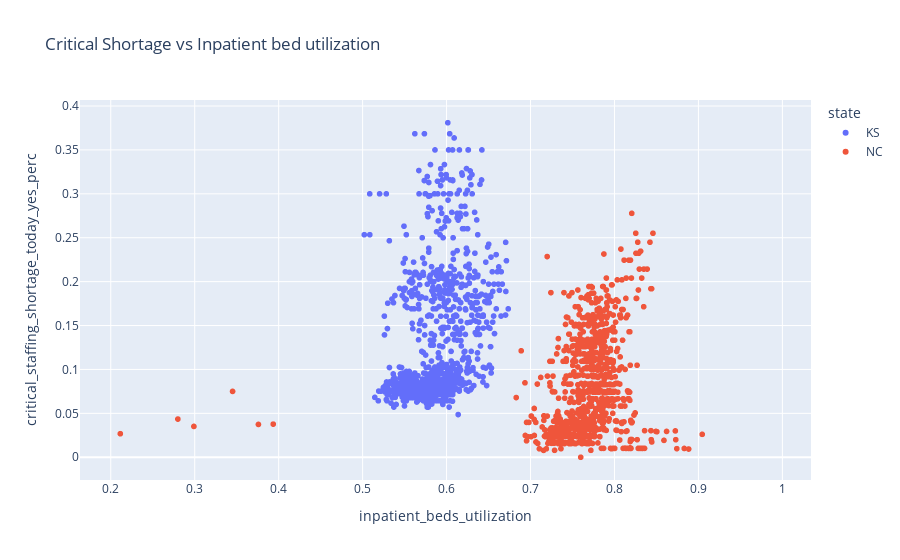

Here is the notebook cell this chart was saved with:
### Code cell
import plotly.express as px
#"WA","CA","KS","TX","NC"
fig = px.scatter(raw_data.loc[raw_data["state"].isin(["KS","NC"])], x="inpatient_beds_utilization", y="critical_staffing_shortage_today_yes_perc",color="state", title='Critical Shortage vs Inpatient bed utilization')
#fig.add_scatter(x=state_data['date'], y=state_data['inpatient_beds'])
fig.show()
fig.write_html("critical_shortage_vs_inpatient_bed_utilization_KS_NC.html")

### Figure 1 — Plotly figure (JSON) as saved in the notebook; plotly's stock layout.template omitted (floating-point values rounded to 4 significant figures; data arrays with more than 128 entries replaced by an {"elided": "..."} marker saying what was removed)
{"data": [{"hovertemplate": "state=KS<br>inpatient_beds_utilization=%{x}<br>critical_staffing_shortage_today_yes_perc=%{y}<extra></extra>", "legendgroup": "KS", "marker": {"color": "#636efa", "symbol": "circle"}, "mode": "markers", "name": "KS", "showlegend": true, "type": "scattergl", "x": {"elided": "1107 float values"}, "xaxis": "x", "y": {"elided": "1107 float values"}, "yaxis": "y"}, {"hovertemplate": "state=NC<br>inpatient_beds_utilization=%{x}<br>critical_staffing_shortage_today_yes_perc=%{y}<extra></extra>", "legendgroup": "NC", "marker": {"color": "#EF553B", "symbol": "circle"}, "mode": "markers", "name": "NC", "showlegend": true, "type": "scattergl", "x": {"elided": "1138 float values"}, "xaxis": "x", "y": {"elided": "1138 float values"}, "yaxis": "y"}], "layout": {"legend": {"title": {"text": "state"}, "tracegroupgap": 0}, "title": {"text": "Critical Shortage vs Inpatient bed utilization"}, "xaxis": {"anchor": "y", "domain": [0, 1], "title": {"text": "inpatient_beds_utilization"}}, "yaxis": {"anchor": "x", "domain": [0, 1], "title": {"text": "critical_staffing_shortage_today_yes_perc"}}}}
